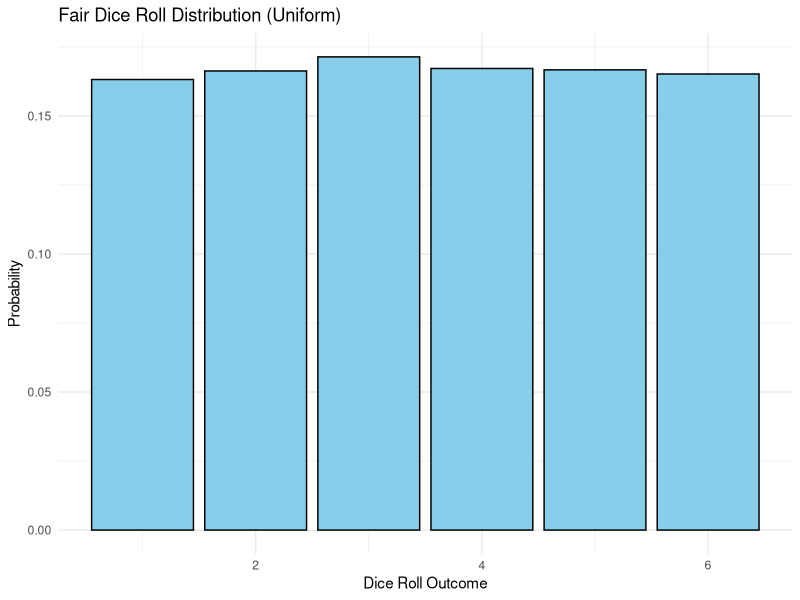
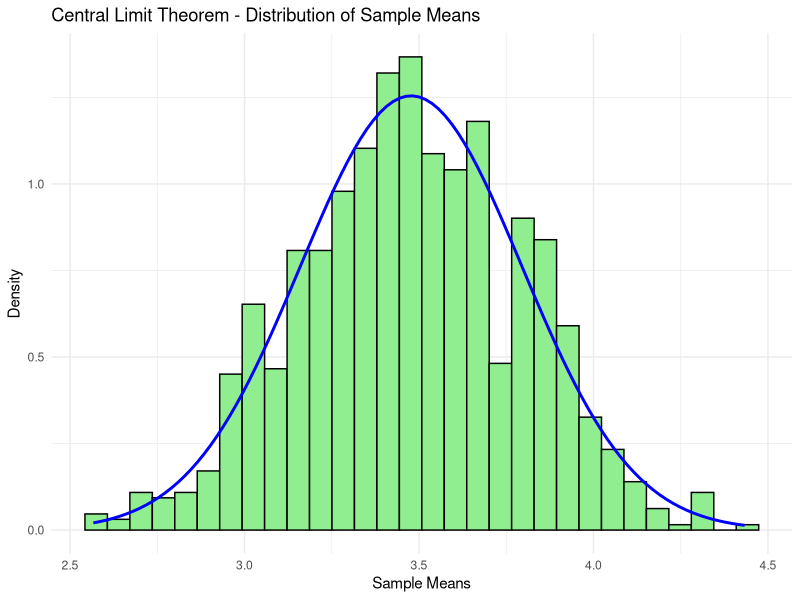
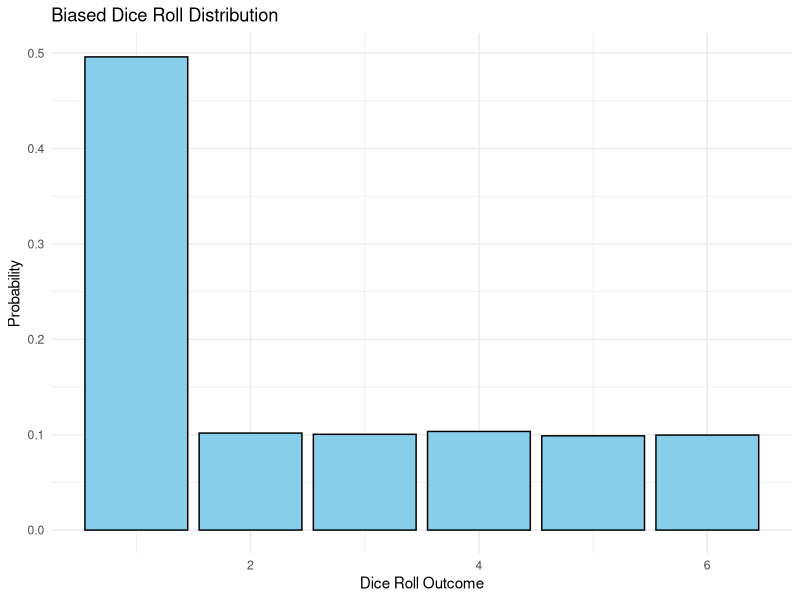
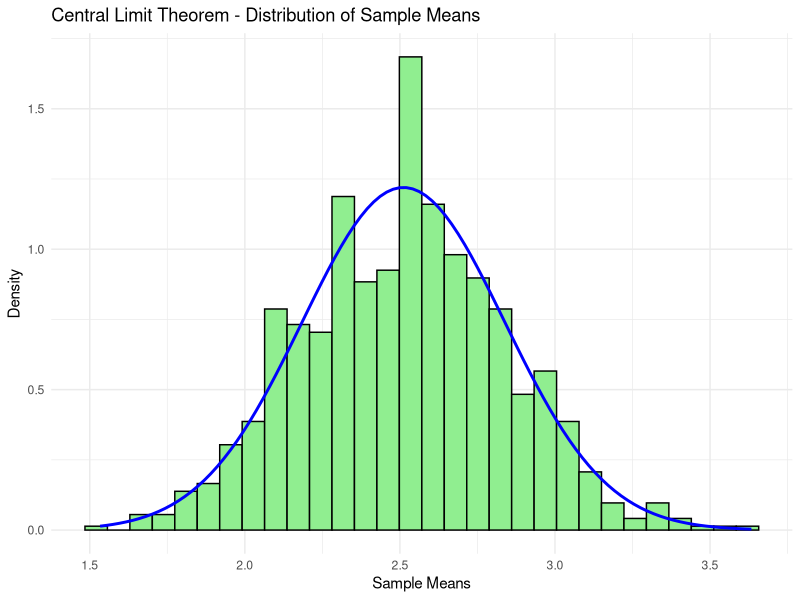

Reproduce these figures in R, in order.
remove(list = ls())

# Load necessary libraries
library(ggplot2)

# Set parameters
set.seed(123)               # For reproducibility
num_rolls <- 10000          # Number of dice rolls
dice_sides <- 6             # Number of sides on the dice

# Function to simulate dice rolls and visualize the distribution
simulate_dice_rolls <- function(bias = NULL) {
  if (is.null(bias)) {
    # Fair dice roll (uniform distribution)
    rolls <- sample(1:dice_sides, num_rolls, replace = TRUE)
    title <- "Fair Dice Roll Distribution (Uniform)"
  } else {
    # Biased dice roll
    probabilities <- rep((1 - bias) / (dice_sides - 1), dice_sides)
    probabilities[1] <- bias  # Bias for side "1"
    rolls <- sample(1:dice_sides, num_rolls, replace = TRUE, prob = probabilities)
    title <- "Biased Dice Roll Distribution"
  }

  # Plot the initial distribution (PMF)
  roll_data <- as.data.frame(table(rolls) / num_rolls)
  colnames(roll_data) <- c("Roll", "Probability")
  ggplot(roll_data, aes(x = as.numeric(Roll), y = Probability)) +
    geom_bar(stat = "identity", fill = "skyblue", color = "black") +
    labs(title = title, x = "Dice Roll Outcome", y = "Probability") +
    theme_minimal()
}

# Apply Central Limit Theorem by averaging samples and plot the distribution
apply_clt <- function(rolls, sample_size = 30, num_samples = 1000) {
  sample_means <- replicate(num_samples, mean(sample(rolls, sample_size, replace = TRUE)))

  # Plot the distribution of sample means
  ggplot(data.frame(SampleMeans = sample_means), aes(x = SampleMeans)) +
    geom_histogram(aes(y = ..density..), bins = 30, fill = "lightgreen", color = "black") +
    stat_function(fun = dnorm, args = list(mean = mean(sample_means), sd = sd(sample_means)),
                  color = "blue", size = 1) +
    labs(title = "Central Limit Theorem - Distribution of Sample Means",
         x = "Sample Means", y = "Density") +
    theme_minimal()
}

# Simulate and plot fair dice roll distribution
fair_rolls <- sample(1:dice_sides, num_rolls, replace = TRUE)
print(simulate_dice_rolls())

# Apply CLT to fair dice rolls and plot
print(apply_clt(fair_rolls))

# Simulate and plot biased dice roll distribution (e.g., 50% chance of rolling a '1')
biased_rolls <- sample(1:dice_sides, num_rolls, replace = TRUE, prob = c(0.5, rep(0.1, dice_sides - 1)))
print(simulate_dice_rolls(bias = 0.5))

# Apply CLT to biased dice rolls and plot
print(apply_clt(biased_rolls))
